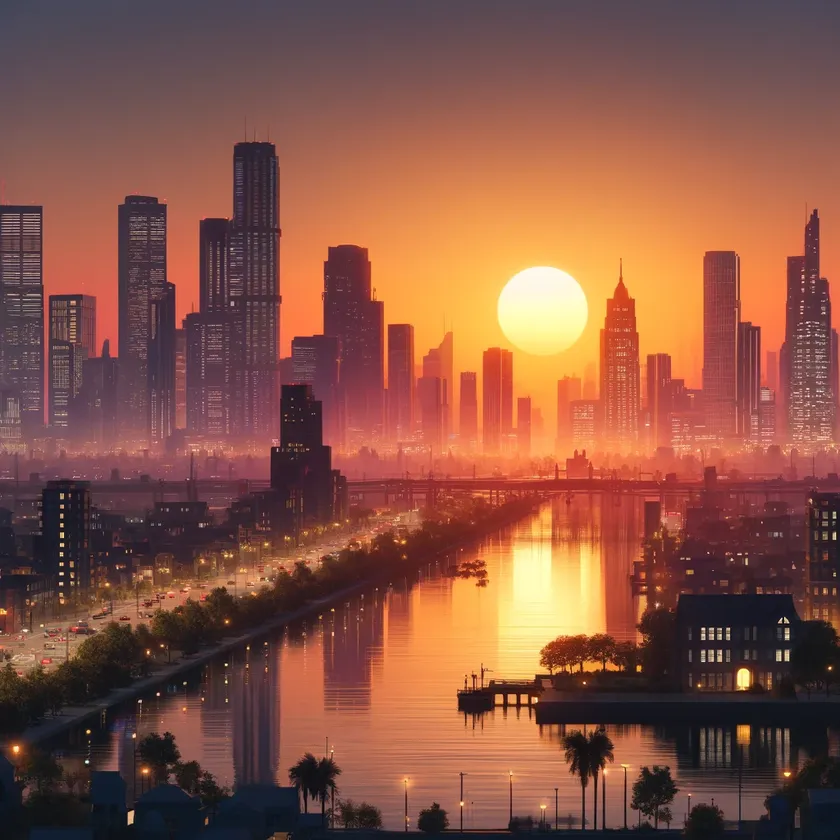
#> input picture homework_3/sunrise.webp, 840 x 840 px, shrunk from 1024 x 1024 before the run, found by its file name
$ jupyter execute homework_3_final.ipynb
#> lines starting #> are read from the running program, lines starting #| are printed output that depends on the picture
[cell 1]
import cv2
import numpy as np
from matplotlib import pyplot as plt

[cell 2]
# Set the display parameters
plt.rcParams['figure.figsize'] = [15, 10]

[cell 3]
img = cv2.imread('C:/Users/user/anaconda3/sunrise.webp')
#> img is the input picture: shape (840, 840, 3); mean B, G, R 69.2, 84.9, 136.3
img = cv2.cvtColor(img, cv2.COLOR_BGR2RGB)
plt.imshow(img)
plt.show()

[cell 4]
# Create a blurred version of the original image using Gaussian blurring
blurred = cv2.GaussianBlur(img, (5, 5), sigmaX=1, sigmaY=1)

[cell 5]
# Compute the difference between the original and the blurred image
diff = img.astype(np.float32) - blurred.astype(np.float32)
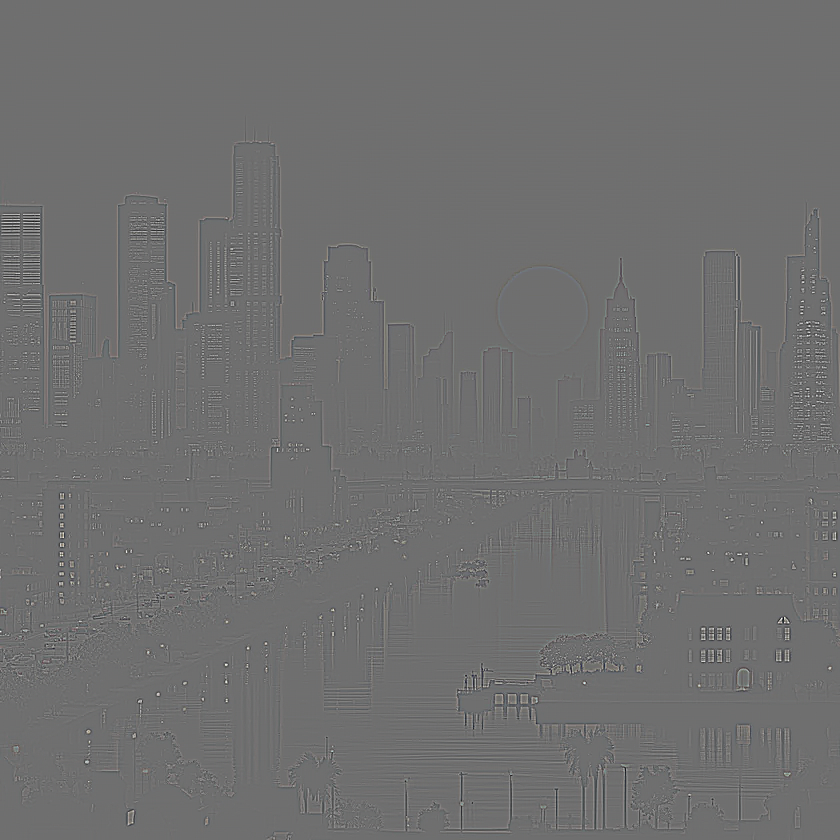
#> diff: shape (840, 840, 3) float32; mean R, G, B 0, 0, 0; drawn with min black and max white

[cell 6]
# Set the sharpening amount
amount = 1.6

[cell 7]
# Apply the USM filter
sharpened = img.astype(np.float32) + amount * diff
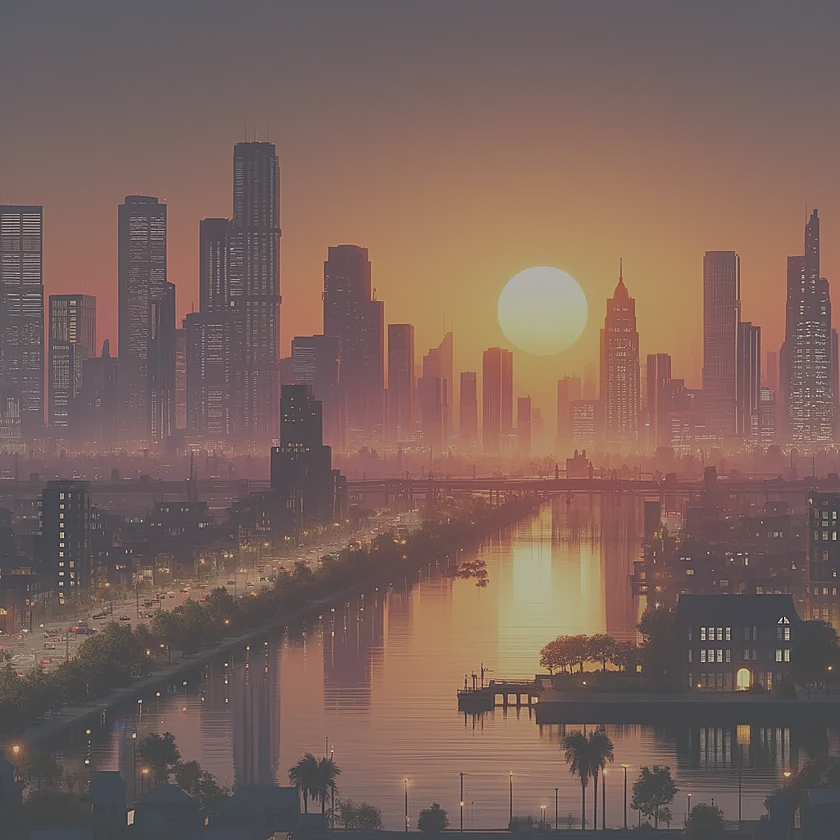
#> sharpened: shape (840, 840, 3) float32; mean R, G, B 136.3, 84.9, 69.2; drawn with min black and max white

[cell 8]
sharpened = np.clip(sharpened, 0, 255).astype(np.uint8)

[cell 9]
plt.imshow(sharpened)
plt.show()

[cell 10]
# Display the original and sharpened images side by side for comparison
fig, axs = plt.subplots(1, 2, figsize=(20, 10))

axs[0].imshow(img)
axs[0].set_title('Original Image')
axs[0].axis('off')

axs[1].imshow(sharpened)
axs[1].set_title('Sharpened Image')
axs[1].axis('off')

plt.show()
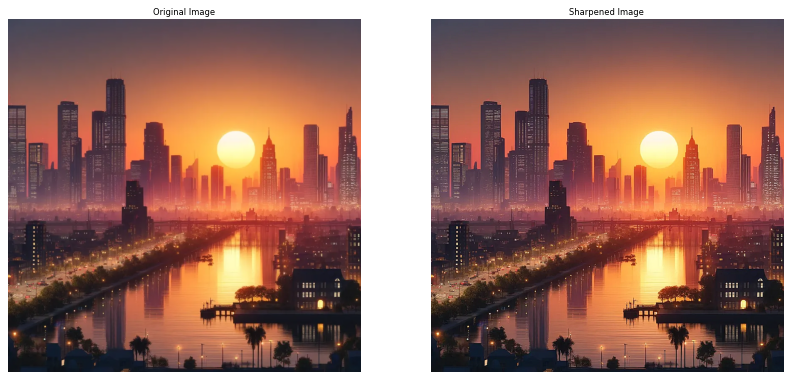
#> figure drawn by matplotlib, 2 panels
